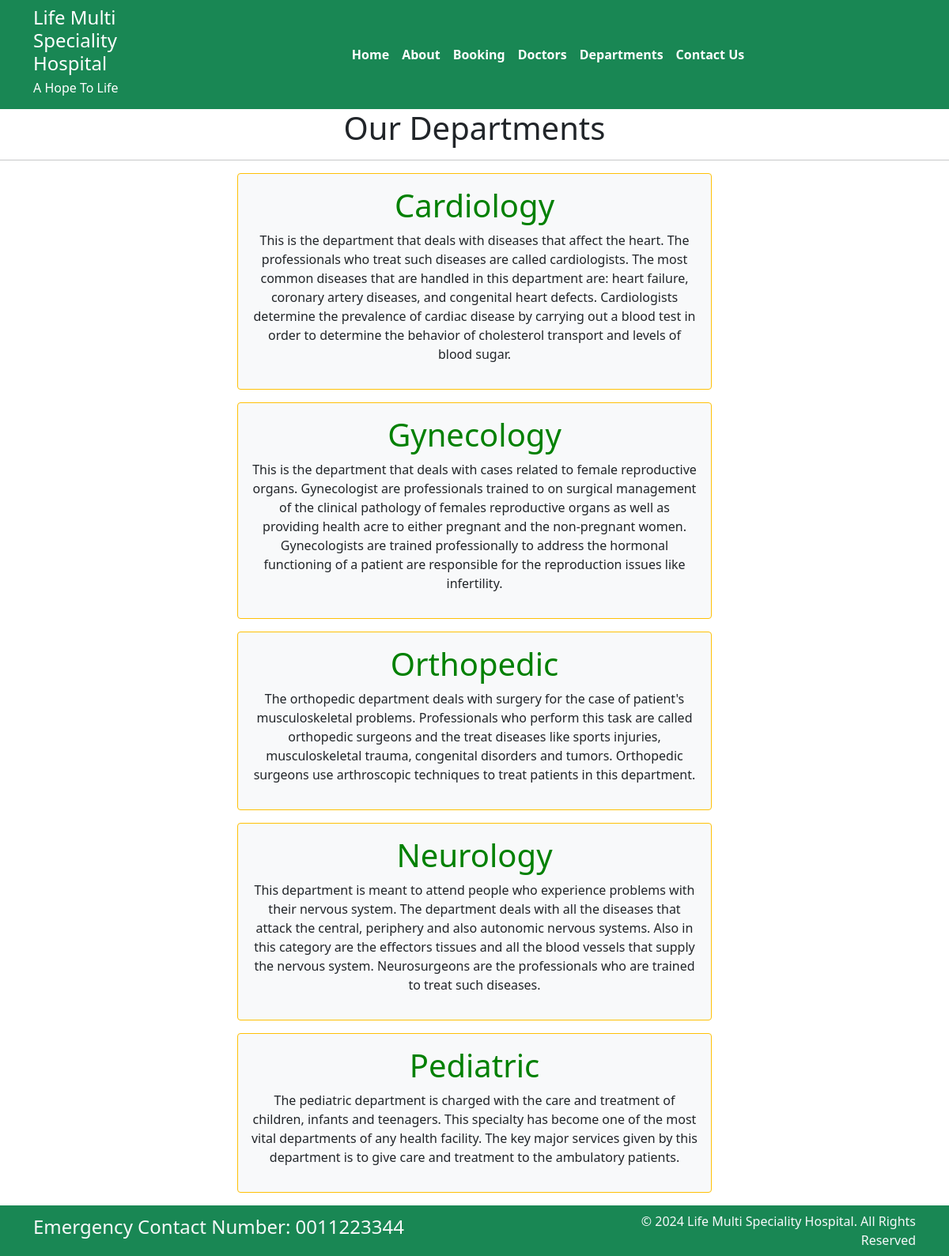
The page /departments on the database its author committed.
### home/models.py (models this page shows, shortened)
class Departments(models.Model):
    dept_name = models.CharField(max_length=100)
    dept_description = models.TextField()

### home/views.py (the view)
# urls.py: path('departments', views.departments, name = 'departments'),
def departments(request):
    doct_dept={
        'dept': Departments.objects.all()
    }
    return render(request, 'departments.html', doct_dept)

### templates/departments.html (shortened to what this page needs)
{% extends 'base.html' %}
{% block content %}
<h1 class="text-center"> Our Departments </h1>
<hr>
{% for d in dept %}
<div class="mx-auto w-50 bg-light text-center text-auto p-3 my-3 border border-warning rounded">
    <h1 style ="color: Green">{{d.dept_name}}</h1>
    <p>{{d.dept_description}}</p>
</div>
{% endfor %}
{% endblock %}

### rows shown on the page
Departments: dept_name "Cardiology", dept_description "This is the department that deals with diseases that affect the heart. The professionals who treat such diseases are called cardiologists. The most common diseases that are handled in this department are: heart failure, coronary artery diseases, and congenital heart defects. Cardiologists determine the prevalence of cardiac disease by carrying out a blood test in order to determine the behavior of cholesterol transport and levels of blood sugar."
Departments: dept_name "Gynecology", dept_description "This is the department that deals with cases related to female reproductive organs. Gynecologist are professionals trained to on surgical management of the clinical pathology of females reproductive organs as well as providing health acre to either pregnant and the non-pregnant women. Gynecologists are trained professionally to address the hormonal functioning of a patient are responsible for the reproduction issues like infertility."
Departments: dept_name "Orthopedic", dept_description "The orthopedic department deals with surgery for the case of patient's musculoskeletal problems. Professionals who perform this task are called orthopedic surgeons and the treat diseases like sports injuries, musculoskeletal trauma, congenital disorders and tumors. Orthopedic surgeons use arthroscopic techniques to treat patients in this department."
Departments: dept_name "Neurology", dept_description "This department is meant to attend people who experience problems with their nervous system. The department deals with all the diseases that attack the central, periphery and also autonomic nervous systems. Also in this category are the effectors tissues and all the blood vessels that supply the nervous system. Neurosurgeons are the professionals who are trained to treat such diseases."
Departments: dept_name "Pediatric", dept_description "The pediatric department is charged with the care and treatment of children, infants and teenagers. This specialty has become one of the most vital departments of any health facility. The key major services given by this department is to give care and treatment to the ambulatory patients."
